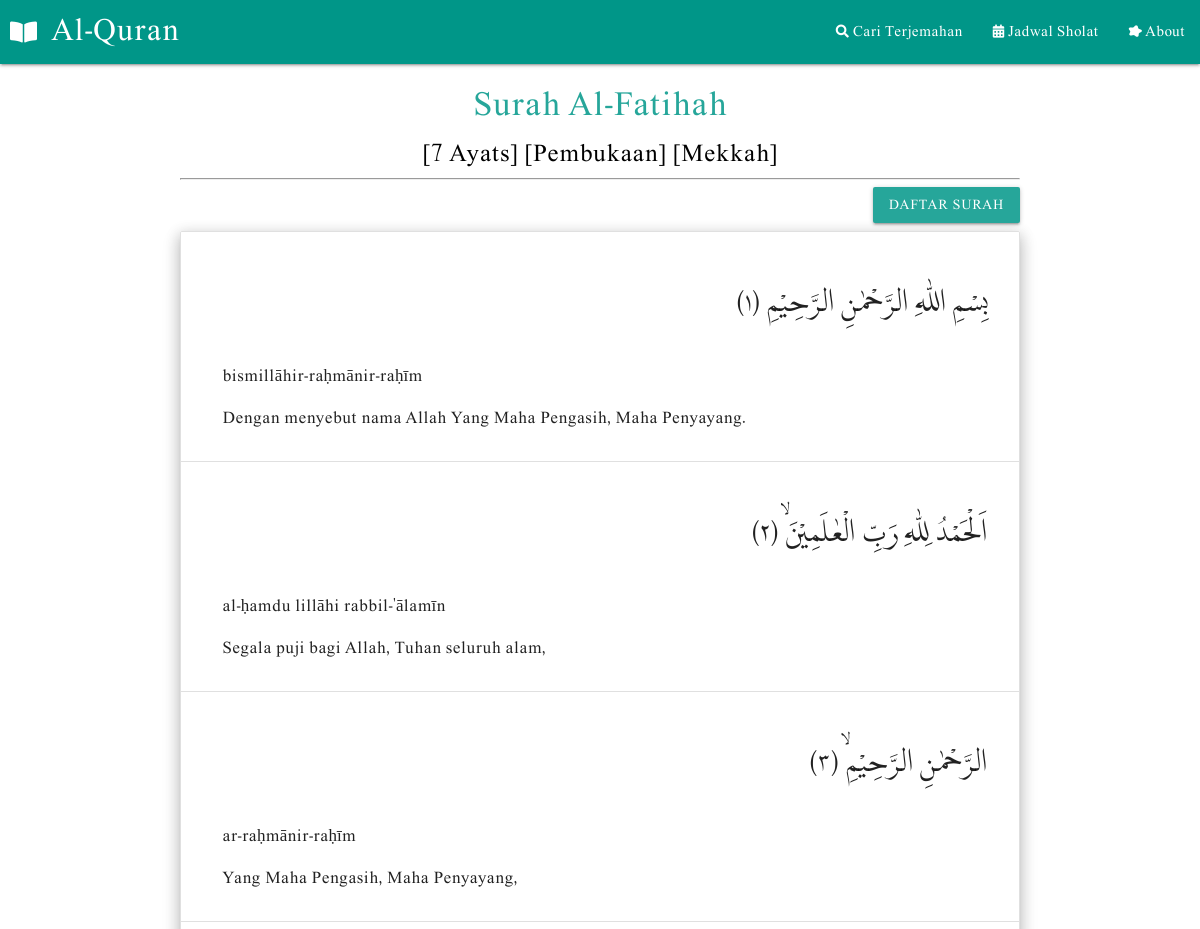
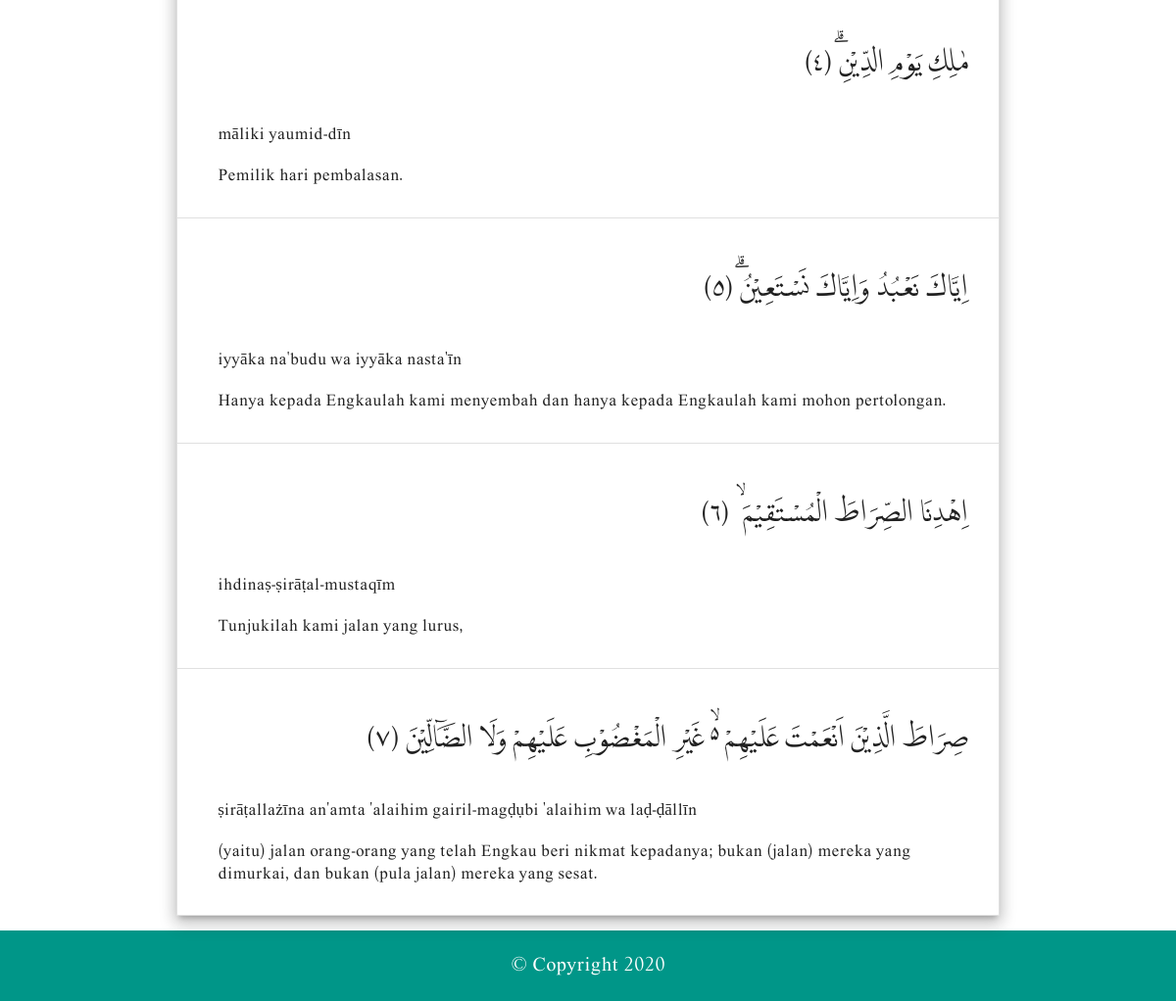
The page /quran/detail/1 on the database its author committed (2 pictures, top to bottom).
### tables this page shows
CREATE TABLE `surah` (
  `index` int(11) NOT NULL,
  `surat_indonesia` varchar(50) NOT NULL,
  `surat_arab` varchar(50) NOT NULL,
  `arti` varchar(100) NOT NULL,
  `jumlah_ayat` int(11) NOT NULL,
  `tempat_turun` varchar(50) NOT NULL,
  `urutan_pewahyuan` int(11) NOT NULL
);

CREATE TABLE `quran_id` (
  `id` int(11) NOT NULL,
  `suraId` int(11) DEFAULT NULL,
  `verseID` int(11) DEFAULT NULL,
  `ayatText` text,
  `indoText` text,
  `readText` text
);

### application/controllers/Quran.php (called while the page is built, shortened)
<?php
class Quran extends CI_Controller
{
	function __construct()
	{
		$this->load->model('Quran_model', 'quran');
	}
	public function detail($surah)
	{
		$this->load->helper('number');
		$data['ayats'] = $this->quran->getAllAyat($surah);
		$data['bismillah'] = $this->quran->getBismillah();
		$data['judul'] = $data['ayats']['0']['surat_indonesia'];
		$this->load->view('templates/header', $data);
		$this->load->view('detail', $data);
		$this->load->view('templates/footer', $data);
	}
}

### index.php (called while the page is built, shortened)
<?php
require_once BASEPATH.'core/CodeIgniter.php';

### application/models/Quran_model.php (called while the page is built, shortened)
<?php
class Quran_model extends CI_Model
{
	public function getAllAyat($id)
	{
		$query = "SELECT quran_id.*, surah.* FROM quran_id JOIN surah
					ON quran_id.suraId = surah.index WHERE quran_id.suraId = '$id'";
		return $this->db->query($query)->result_array();
	}
}

### application/helpers/number_helper.php (called while the page is built)
<?php
function arabicNumerals($number)
{
	$str = strval($number);
    $arabic_eastern = array('٠', '١', '٢', '٣', '٤', '٥', '٦', '٧', '٨', '٩');
    $arabic_western = array('0', '1', '2', '3', '4', '5', '6', '7', '8', '9');
    return str_replace($arabic_western, $arabic_eastern, $str);
}

### application/views/detail.php (the view, shortened to what this page needs)
<div class="container">
	<div class="center teal-text text-lighten-1">
		<h4><?= $ayats[0]['surat_indonesia'] ?></h4>
		<h5 class="black-text">[<?= $ayats[0]['jumlah_ayat'] ?> Ayats]  [<?= $ayats[0]['arti'] ?>] [<?= $ayats[0]['tempat_turun'] ?>]</h5>
	</div>
	<hr class="garis">
	<div class="right-align">
		<a href="<?= base_url(); ?>" class="right-align waves-effect waves-light btn">Daftar Surah</a>
	</div>
	<ul class="collection with-header z-depth-3 ">
		<?php foreach($ayats as $ayat) : ?>
			<li class="collection-item" id="<?= $ayat['verseID'] ?>">
				<div class="row">
					<div class="col m12 s12 l12">
						<p class="arab-font right-align">  <?= $ayat['ayatText']?> (<?= arabicNumerals($ayat['verseID']) ?>)</p>
						<div class="text"><?= $ayat['readText'] ?></div>
					</div>
				</div>
				<div class="row">
					<div class="col">
						<div class="text"><?= $ayat['indoText'] ?></div>
					</div>
				</div>
			</li>
		<?php endforeach; ?>
	</ul>
</div>

### application/views/templates/header.php (shortened to what this page needs)
<!DOCTYPE html>
<html lang="en">
<head>
	<link rel="stylesheet" href="<?= base_url('assets/css/materialize.min.css'); ?>">
	<link rel="stylesheet" href="https://cdnjs.cloudflare.com/ajax/libs/font-awesome/5.11.2/css/all.min.css">
	<link rel="stylesheet" href="<?= base_url('assets/css/style.css'); ?>">
</head>
<body>
	<nav>
		<div class="nav-wrapper teal">
			<a href="<?= base_url() ?>" class="brand-logo"><i class="fas fa-book-open"></i>Al-Quran</a>
			<ul class="right hide-on-med-and-down">
				<li><a href="<?= base_url('Quran/terjemahan') ?>"><i class="fas fa-search fa-sm"></i> Cari Terjemahan</a></li>
				<li><a href="<?= base_url('Sholat') ?>"><i class="fas fa-calendar-alt fa-sm"></i> Jadwal Sholat</a></li>
				<li><a href="<?= base_url('About') ?>"><i class="fas fa-splotch fa-sm"></i> About</a></li>
			</ul>
		</div>
	</nav>

### application/views/templates/footer.php (shortened to what this page needs)
<footer class="teal p center white-text">
	<p>&copy; Copyright <?= date('Y') ?></p>
</footer>
</body>
</html>

### assets/css/style.css (style rules this page uses)
body { font-family: 'lpmq'; }
.brand-logo i { margin-left: 10px; }
.container { font-family: 'lpmq'; }
.container .garis { border: 0.1 solid #cccccc; }
footer { padding: 1px 0px; }
footer p { font-size: 20px; }
.arab-font { font-size: 27px; line-height: 70px; }
.text { font-size: 17px; }

### rows shown on the page
surah: surat_indonesia "Surah Al-Fatihah", jumlah_ayat "7", arti "Pembukaan", tempat_turun "Mekkah"
quran_id: ayatText "بِسْمِ اللّٰهِ الرَّحْمٰنِ الرَّحِيْمِ", verseID "١", readText "bismillāhir-raḥmānir-raḥīm", indoText "Dengan menyebut nama Allah Yang Maha Pengasih, Maha Penyayang."
quran_id: ayatText "اَلْحَمْدُ لِلّٰهِ رَبِّ الْعٰلَمِيْنَۙ", verseID "٢", readText "al-ḥamdu lillāhi rabbil-'ālamīn", indoText "Segala puji bagi Allah, Tuhan seluruh alam,"
quran_id: ayatText "الرَّحْمٰنِ الرَّحِيْمِۙ", verseID "٣", readText "ar-raḥmānir-raḥīm", indoText "Yang Maha Pengasih, Maha Penyayang,"
quran_id: ayatText "مٰلِكِ يَوْمِ الدِّيْنِۗ", verseID "٤", readText "māliki yaumid-dīn", indoText "Pemilik hari pembalasan."
quran_id: ayatText "اِيَّاكَ نَعْبُدُ وَاِيَّاكَ نَسْتَعِيْنُۗ", verseID "٥", readText "iyyāka na'budu wa iyyāka nasta'īn", indoText "Hanya kepada Engkaulah kami menyembah dan hanya kepada Engkaulah kami mohon pertolongan."
quran_id: ayatText "اِهْدِنَا الصِّرَاطَ الْمُسْتَقِيْمَ ۙ", verseID "٦", readText "ihdinaṣ-ṣirāṭal-mustaqīm", indoText "Tunjukilah kami jalan yang lurus,"
quran_id: ayatText "صِرَاطَ الَّذِيْنَ اَنْعَمْتَ عَلَيْهِمْ ەۙ غَيْرِ الْمَغْضُوْبِ عَلَيْهِمْ وَلَا الضَّاۤلِّيْنَ", verseID "٧", readText "ṣirāṭallażīna an'amta 'alaihim gairil-magḍụbi 'alaihim wa laḍ-ḍāllīn", indoText "(yaitu) jalan orang-orang yang telah Engkau beri nikmat kepadanya; bukan (jalan) mereka yang dimurkai, dan bukan (pula jalan) mereka yang sesat."
